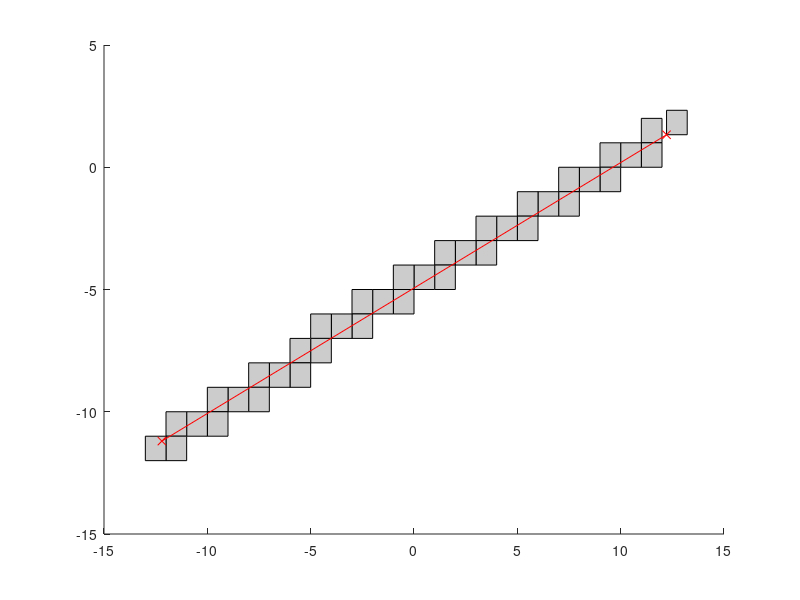

Write the MATLAB code that produced this figure.

clear all; clc
THRES = 1e-8;

src = [12.22, 1.33];
tgt = [-12.2, -11.2];

diffX = tgt - src;
absX = abs(diffX);

cflag = absX(1) > absX(2);

diffZ = conv(cflag, diffX);
absZ = abs(diffZ);
dZ = int32(sign(diffZ));

srcZ = conv(cflag, src);
tgtZ = conv(cflag, tgt);
tgtFloorZ = int32(floor(tgtZ)); % store as int
floorZ = int32(floor(srcZ)); % store as int
prevS = srcZ(2);

psiZ = [int32(dZ(1) > 0) * dZ(1), int32(dZ(2) > 0) * dZ(2)];
cmp = (double(floorZ(1)) + double(psiZ(1)) - srcZ(1)) * absZ(2)/diffZ(1) + double(dZ(2)) * double(psiZ(2));
changeS = diffZ(2) / absZ(1);

path = src;
step = 0;
while (~isequal(floorZ, tgtFloorZ))
    step = step + 1;

    S = changeS * step + srcZ(2);
    floorS = floor(S);
    if (int32(floorS) ~= floorZ(2))
        % short incremented
        cmpS = double(dZ(2)) * (double(floorZ(2)) - prevS);

        if (cmpS - THRES > cmp)
            % pass thru large first
            floorZ(1) = floorZ(1) + dZ(1);
            path = [path; conv(cflag, floorZ)];
            fprintf("small1: [%f,%f]\n", floorZ);
            if (isequal(floorZ, tgtFloorZ))
                break; % reached destination
            end
            floorZ(2) = floorZ(2) + dZ(2);
            fprintf("small2: [%f,%f]\n", floorZ);
        elseif (cmpS + THRES < cmp)
            % pass thru small first
            floorZ(2) = floorZ(2) + dZ(2);
            path = [path; conv(cflag, floorZ)];
            fprintf("long1: [%f,%f]\n", floorZ);
            if (isequal(floorZ, tgtFloorZ))
                break;
            end
            floorZ(1) = floorZ(1) + dZ(1);
            fprintf("long2: [%f,%f]\n", floorZ);
        else
            % pass thru both at same time
            floorZ = floorZ + dZ;
            fprintf("eq: [%f,%f]\n", floorZ);
        end
    else
        % no change in short
        floorZ(1) = floorZ(1) + dZ(1);
        fprintf("nc: [%f,%f]\n", floorZ);
    end
    path = [path; conv(cflag, floorZ)];  
    prevS = S;
end

disp(path);


figure(1)
clf;
hold on
for (i = 1:size(path,1))
    rectangle('Position',[path(i,1),path(i,2),1,1],'FaceColor',[.8 .8 .8])
end
plot ([src(1), tgt(1)], [src(2), tgt(2)], 'x-r');
hold off


function A = conv(absDx_Gt_absDy, B)
    if absDx_Gt_absDy 
        A = [B(1), B(2)];
    else
        A = [B(2), B(1)];
    end
end